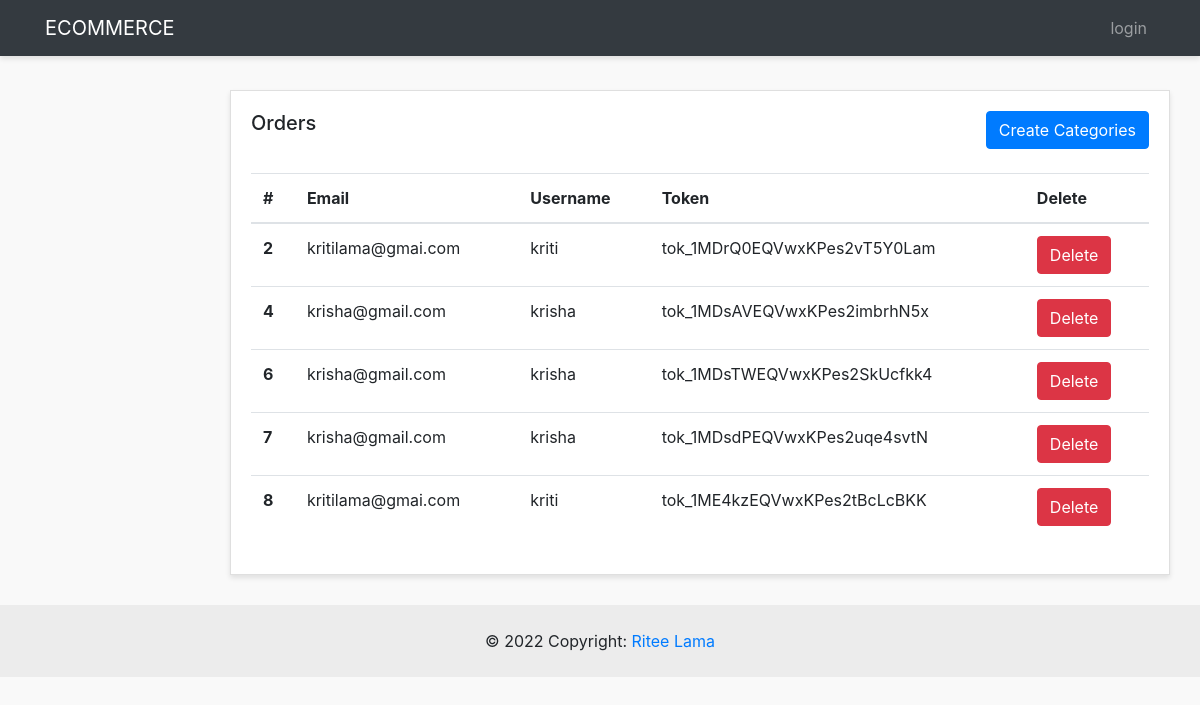
The page /admin-panel/order/show-orders.php on the database its author committed.
### tables this page shows
CREATE TABLE `orders` (
  `id` int(4) NOT NULL,
  `email` varchar(200) NOT NULL,
  `uname` varchar(200) NOT NULL,
  `fname` varchar(200) NOT NULL,
  `lname` varchar(200) NOT NULL,
  `address` varchar(200) NOT NULL,
  `token` varchar(200) NOT NULL,
  `price` int(5) NOT NULL,
  `user_id` int(4) NOT NULL,
  `status` int(11) NOT NULL DEFAULT 1,
  `created_at` timestamp NOT NULL DEFAULT current_timestamp()
);

### admin-panel/order/show-orders.php (the view)
<?php require "../layouts/header.php";?>
<?php require "../../includes/dbconfig.php";?>
  <?php
    $selectSql = "SELECT * FROM orders";
    $selectQuery = mysqli_query($conn,$selectSql);
    $orders = mysqli_fetch_all($selectQuery,MYSQLI_ASSOC);
  ?>
          <div class="row">
        <div class="col">
          <div class="card">
            <div class="card-body">
              <h5 class="card-title mb-4 d-inline">Orders</h5>
             <a  href="<?php echo ADMINURL; ?>/categories-admins/create-category.php" class="btn btn-primary mb-4 text-center float-right">Create Categories</a>
              <table class="table">
                <thead>
                  <tr>
                    <th scope="col">#</th>
                    <th scope="col">Email</th>
                    <th scope="col">Username</th>
                    <th scope="col">Token</th>
                    <th scope="col">Delete</th>
                  </tr>
                </thead>
                <tbody>
                <?php foreach($orders as $order) :?>
                  <tr>
                    <th scope="row"><?php echo $order['id']?></th>
                    <td><?php echo $order['email']?></td>
                    <td><?php echo $order['uname']?></td>
                    <td><?php echo $order['token']?></td>
                    <td><a href="<?php echo ADMINURL; ?>/order/delete-order.php?id=<?php echo $order['id'];?>" class="btn btn-danger  text-center ">Delete </a></td>
                  </tr>
                <?php endforeach; ?>
                </tbody>
              </table>
            </div>
          </div>
        </div>
      </div>
<?php require "../layouts/footer.php";?>

### admin-panel/styles/style.css (style rules this page uses)
body { background:#f9f9f9; }
.card { margin-bottom: 15px; border-radius:0; box-shadow: 0 3px 5px rgba(0,0,0,.1); }

### rows shown on the page
orders: id "2", email "kritilama@gmai.com", uname "kriti", token "tok_1MDrQ0EQVwxKPes2vT5Y0Lam"
orders: id "4", email "krisha@gmail.com", uname "krisha", token "tok_1MDsAVEQVwxKPes2imbrhN5x"
orders: id "6", email "krisha@gmail.com", uname "krisha", token "tok_1MDsTWEQVwxKPes2SkUcfkk4"
orders: id "7", email "krisha@gmail.com", uname "krisha", token "tok_1MDsdPEQVwxKPes2uqe4svtN"
orders: id "8", email "kritilama@gmai.com", uname "kriti", token "tok_1ME4kzEQVwxKPes2tBcLcBKK"
